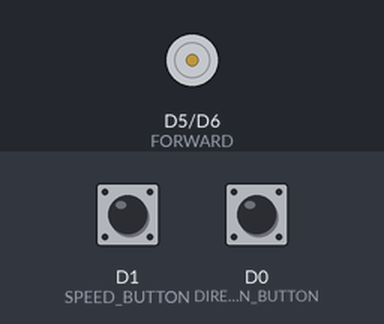
The sketch below on a simulated ESP8266 (NodeMCU). On the bench: motor-driver pin pairs drawn as motors (green arrow = first pin HIGH = forward, orange = second pin HIGH = backward, longer = more drive). The inputs (shaded band) are chosen by the test bench; at power-on: D1 (SPEED_BUTTON) LOW, D0 (DIRECTION_BUTTON) LOW.

Above: at 1.2 s.
1.3 s: D1 (SPEED_BUTTON) pulled HIGH for 0.15 s
At 1.6 s:
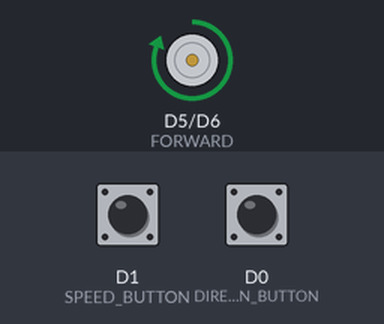
2.9 s: D0 (DIRECTION_BUTTON) pulled HIGH for 0.15 s
At 4.1 s:
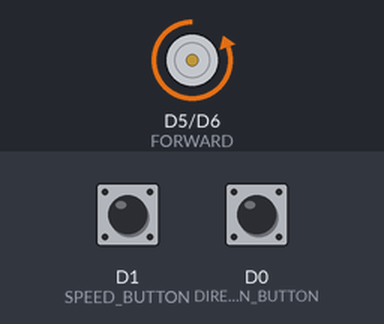
4.5 s: D0 (DIRECTION_BUTTON) pulled HIGH for 1 s
At 5.3 s:
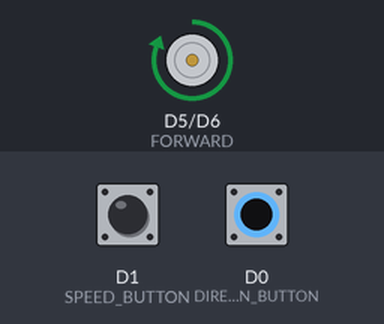
7.0 s: D0 (DIRECTION_BUTTON) pulled HIGH for 3.2 s
At 8.4 s:
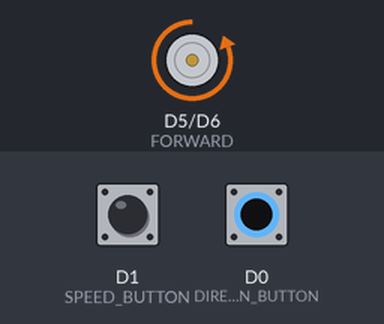
Timing chart, 0 to 10.0 s (numbered marks = the images above; inputs shaded):
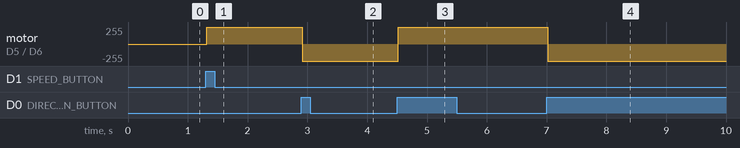

Measured:
- after the input at 1.3 s, motor on D5 (FORWARD) / D6 (BACKWARD): stopped → forward 255/255 at once
- after the input at 2.9 s, motor on D5 (FORWARD) / D6 (BACKWARD): forward 255/255 → backward 255/255 at once
- after the input at 4.5 s, motor on D5 (FORWARD) / D6 (BACKWARD): backward 255/255 → forward 255/255 at once
- after the input at 7.0 s, motor on D5 (FORWARD) / D6 (BACKWARD): forward 255/255 → backward 255/255 at once

The sketch:

Motor.ino
```cpp
/*
* Created by Hannah Mason
* on 8/30/2019
* for EECE 4263 Lab 02
*/

//#define DEBUG

// Constants for speed, direction, and button pins
#define FORWARD D5
#define BACKWARD D6
#define SPEED_BUTTON D1
#define DIRECTION_BUTTON D0
#define FAST (1024 - 1)
#define SLOW FAST/2
#define OFF 0

// Using functions instead of variables so that
// the value is updated each time its called
#define change_speed digitalRead(SPEED_BUTTON)
#define change_direction digitalRead(DIRECTION_BUTTON)

// Making lists of all possible speeds and directions
// and indexes to keep track of the current ones
// (Simpler than a bunch of if/else or switch statements)
int speeds[3] = {OFF, SLOW, FAST};
int directions[2] = {FORWARD, BACKWARD};
int speed_i = 0;
int direction_i = 0;

void setup() {
  // initialize pins for output and input
  pinMode(FORWARD, OUTPUT);
  pinMode(BACKWARD, OUTPUT);
  pinMode(SPEED_BUTTON, INPUT);
  pinMode(DIRECTION_BUTTON, INPUT);
  #ifdef DEBUG
  Serial.begin(9600);
  #endif
}

// the loop function runs over and over again forever
void loop() {
  if (change_speed || change_direction){
    delay(15);
    //Serial.println("Button pressed.");
    if (change_speed && !change_direction){
      #ifdef DEBUG
      Serial.println("CHANGE SPEED");
      #endif
      speed_i = (speed_i + 1)%3;
    }
    if (change_direction && !change_speed){
      #ifdef DEBUG
      Serial.println("CHANGE DIRECTION");
      #endif
      direction_i = (direction_i + 1)%2;
    }
    while (change_speed || change_direction){
      if (change_direction && change_speed){
        #ifdef DEBUG
        Serial.println("STOP ALL");
        #endif
        speed_i = 0;
        direction_i = 0;
      }
      // inside the while loop so that updates are near immediate
      go(directions[direction_i],speeds[speed_i]);
    }
  }
}

//the general GO function
void go(int direction, int speed){
  if (direction == FORWARD){
    go_forward(speed);
  }
  else if (direction == BACKWARD){
    go_backward(speed);
  }
  else{
    analogWrite(BACKWARD, OFF);
    analogWrite(FORWARD, OFF);
  }
}

// handle the specific directions to ensure
// both direction pins aren't high at the same time
void go_forward(int speed){
  analogWrite(BACKWARD, OFF);
  analogWrite(FORWARD, speed);
}

void go_backward(int speed){
  analogWrite(FORWARD, OFF);
  analogWrite(BACKWARD, speed);
}
```
